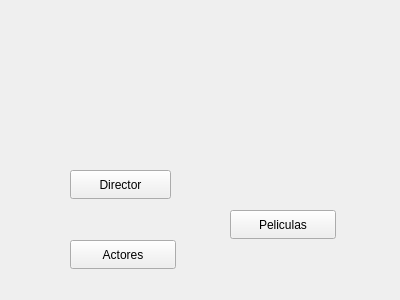
<?xml version="1.0" encoding="UTF-8"?>
<ui version="4.0">
 <class>Form</class>
 <widget class="QWidget" name="Form">
  <property name="geometry">
   <rect>
    <x>0</x>
    <y>0</y>
    <width>400</width>
    <height>300</height>
   </rect>
  </property>
  <property name="windowTitle">
   <string>Form</string>
  </property>
  <widget class="QPushButton" name="Director">
   <property name="geometry">
    <rect>
     <x>70</x>
     <y>170</y>
     <width>101</width>
     <height>29</height>
    </rect>
   </property>
   <property name="text">
    <string>Director</string>
   </property>
  </widget>
  <widget class="QPushButton" name="Actores">
   <property name="geometry">
    <rect>
     <x>70</x>
     <y>240</y>
     <width>106</width>
     <height>29</height>
    </rect>
   </property>
   <property name="text">
    <string>Actores</string>
   </property>
  </widget>
  <widget class="QPushButton" name="Peliculas">
   <property name="geometry">
    <rect>
     <x>230</x>
     <y>210</y>
     <width>106</width>
     <height>29</height>
    </rect>
   </property>
   <property name="text">
    <string>Peliculas</string>
   </property>
  </widget>
  <widget class="QLabel" name="label">
   <property name="geometry">
    <rect>
     <x>10</x>
     <y>20</y>
     <width>381</width>
     <height>271</height>
    </rect>
   </property>
   <property name="text">
    <string/>
   </property>
   <property name="pixmap">
    <pixmap>Imagenes/perro-cine.jpg</pixmap>
   </property>
   <property name="scaledContents">
    <bool>true</bool>
   </property>
  </widget>
  <zorder>label</zorder>
  <zorder>Director</zorder>
  <zorder>Actores</zorder>
  <zorder>Peliculas</zorder>
 </widget>
 <resources/>
 <connections/>
</ui>
